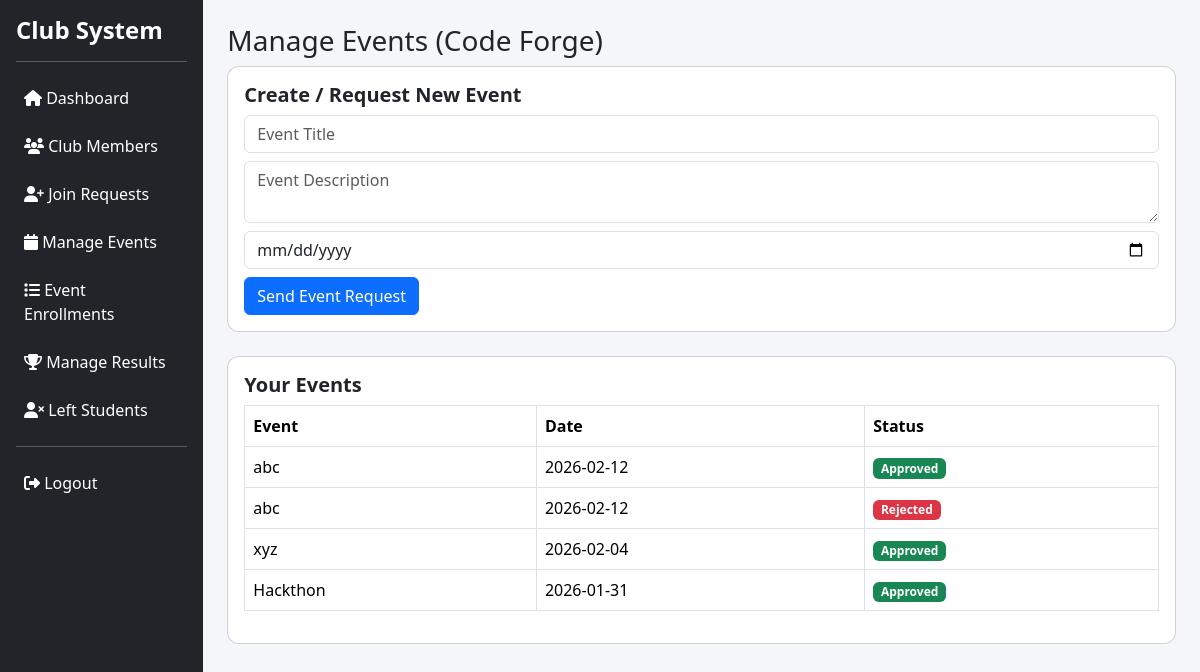
/leader/events_manage.php (signed in), run on the app's committed database.
### tables this page shows
CREATE TABLE `clubs` (
  `club_id` int(11) NOT NULL,
  `club_name` varchar(100) NOT NULL,
  `description` text DEFAULT NULL,
  `leader_id` int(11) DEFAULT NULL,
  `faculty_id` int(11) DEFAULT NULL,
  `created_at` timestamp NOT NULL DEFAULT current_timestamp()
);

CREATE TABLE `events` (
  `event_id` int(11) NOT NULL,
  `club_id` int(11) NOT NULL,
  `created_by` int(11) NOT NULL,
  `title` varchar(150) NOT NULL,
  `description` text DEFAULT NULL,
  `event_date` date DEFAULT NULL,
  `approval_status` enum('pending','approved','rejected') DEFAULT 'pending',
  `created_at` timestamp NOT NULL DEFAULT current_timestamp()
);

### src/leader/events_manage.php (the view, shortened to what this page needs)
<?php
include "../config/db.php";
$leader_id = $_SESSION['user_id'];
$clubRes = mysqli_query($conn,
    "SELECT club_id, club_name FROM clubs WHERE leader_id='$leader_id'"
);
$club = mysqli_fetch_assoc($clubRes);
$events = mysqli_query($conn, "
    SELECT * FROM events
    WHERE club_id='{$club['club_id']}'
    ORDER BY created_at DESC
");
include "../includes/header.php";
include "../includes/sidebar.php";
?>
<h3>Manage Events (<?= $club['club_name'] ?>)</h3>
<div class="card p-3 mb-4">
    <h5>Create / Request New Event</h5>
    <form method="POST">
        <input type="text" name="title" class="form-control mb-2"
               placeholder="Event Title" required>
        <textarea name="description" class="form-control mb-2"
                  placeholder="Event Description"></textarea>
        <input type="date" name="event_date" class="form-control mb-2" required>
        <button name="create_event" class="btn btn-primary">
            Send Event Request
        </button>
    </form>
</div>
<div class="card p-3">
    <h5>Your Events</h5>
    <table class="table table-bordered">
        <tr>
            <th>Event</th>
            <th>Date</th>
            <th>Status</th>
        </tr>
        <?php while ($e = mysqli_fetch_assoc($events)) { ?>
            <tr>
                <td><?= $e['title'] ?></td>
                <td><?= $e['event_date'] ?></td>
                <td>
                    <?php
                        if ($e['approval_status'] == 'pending')
                            echo "<span class='badge bg-warning'>Pending</span>";
                        elseif ($e['approval_status'] == 'approved')
                            echo "<span class='badge bg-success'>Approved</span>";
                        else
                            echo "<span class='badge bg-danger'>Rejected</span>";
                    ?>
                </td>
            </tr>
        <?php } ?>
    </table>
</div>
<?php include "../includes/footer.php"; ?>

### src/assets/css/style.css (style rules this page uses)
body { background-color: #f4f6f9; font-family: 'Segoe UI', sans-serif; }
.card { border-radius: 12px; }
.table { background: #fff; }
h2, h4, h5 { font-weight: 600; }

### data on the page
clubs: club_name "Code Forge"
events: title "abc", event_date "2026-02-12", approval_status "Approved"
events: title "abc", event_date "2026-02-12", approval_status "Rejected"
events: title "xyz", event_date "2026-02-04", approval_status "Approved"
events: title "Hackthon", event_date "2026-01-31", approval_status "Approved"
